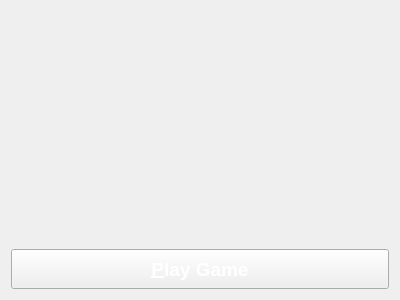
<?xml version="1.0" encoding="UTF-8"?>
<ui version="4.0">
 <class>MinesStartWidget</class>
 <widget class="QWidget" name="MinesStartWidget">
  <property name="geometry">
   <rect>
    <x>0</x>
    <y>0</y>
    <width>400</width>
    <height>300</height>
   </rect>
  </property>
  <property name="windowTitle">
   <string>Form</string>
  </property>
  <layout class="QVBoxLayout" name="verticalLayout">
   <item>
    <widget class="MinesSpinBox" name="widget_horizontal" native="true"/>
   </item>
   <item>
    <widget class="MinesSpinBox" name="widget_vertical" native="true"/>
   </item>
   <item>
    <widget class="MinesSpinBox" name="widget_mines" native="true"/>
   </item>
   <item>
    <widget class="QPushButton" name="pushButton_playGame">
     <property name="sizePolicy">
      <sizepolicy hsizetype="Minimum" vsizetype="Fixed">
       <horstretch>0</horstretch>
       <verstretch>0</verstretch>
      </sizepolicy>
     </property>
     <property name="minimumSize">
      <size>
       <width>0</width>
       <height>40</height>
      </size>
     </property>
     <property name="maximumSize">
      <size>
       <width>16777215</width>
       <height>40</height>
      </size>
     </property>
     <property name="baseSize">
      <size>
       <width>0</width>
       <height>0</height>
      </size>
     </property>
     <property name="font">
      <font>
       <family>Arial</family>
       <pointsize>14</pointsize>
       <weight>75</weight>
       <bold>true</bold>
      </font>
     </property>
     <property name="focusPolicy">
      <enum>Qt::NoFocus</enum>
     </property>
     <property name="styleSheet">
      <string notr="true">color:#ffffff</string>
     </property>
     <property name="text">
      <string>&amp;Play Game</string>
     </property>
    </widget>
   </item>
  </layout>
 </widget>
 <customwidgets>
  <customwidget>
   <class>MinesSpinBox</class>
   <extends>QWidget</extends>
   <header>minesspinbox.h</header>
   <container>1</container>
  </customwidget>
 </customwidgets>
 <resources/>
 <connections/>
</ui>
